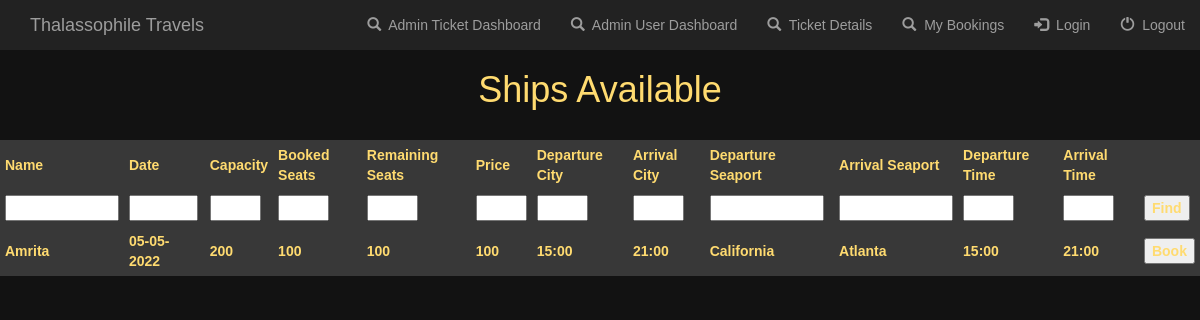
Page /ticketInfo/ on the earlier database version.
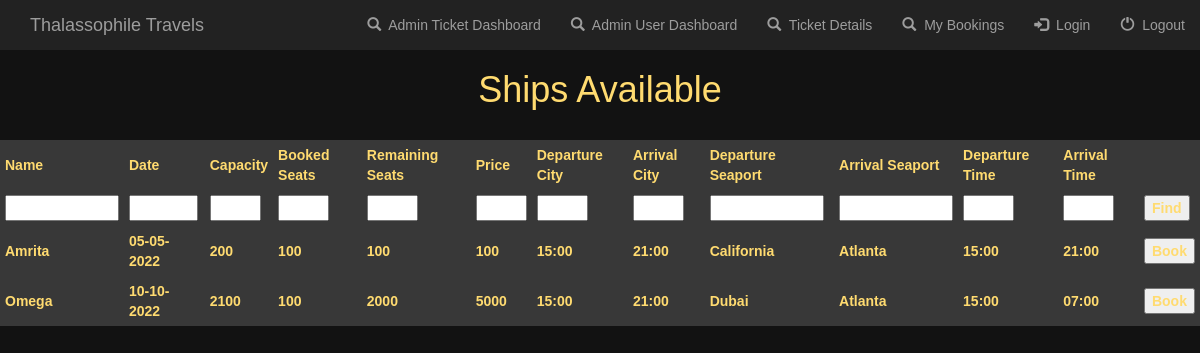
Same page on the later database version.
### MyRailApp/models.py (models this page shows)
class TicketItem(models.Model):
    ship_name = models.TextField()
    ship_date = models.TextField()
    ship_capacity = models.IntegerField()
    ship_booked_seats = models.IntegerField()
    ship_remained_seats = models.IntegerField()
    ship_price = models.TextField()
    depart_city = models.TextField()
    arrive_city = models.TextField()
    depart_seaport = models.TextField()
    arrive_seaport = models.TextField()
    depart_time = models.TextField()
    arrive_time = models.TextField()

### MyRailApp/views.py (the view)
# urls.py: path('ticketInfo/', ticket_info, name='ticketInfo'),
def ticket_info(request):
    all_ticket_items = TicketItem.objects.all()
    return render(request, 'TicketInfo.html', {'all_items': all_ticket_items})

### MyRailApp/templates/TicketInfo.html (shortened to what this page needs)
<!DOCTYPE html>
{% include 'navbar.html' %}
<html lang="en">
<head>
</head>
<body>
<h1 align="center">Ships Available</h1>
<table style="width:100%">
    <tr>
        <th>Name</th>
        <th>Date</th>
        <th>Capacity</th>
        <th>Booked Seats</th>
        <th>Remaining Seats</th>
        <th>Price</th>
        <th>Departure City</th>
        <th>Arrival City</th>
        <th>Departure Seaport</th>
        <th>Arrival Seaport</th>
        <th>Departure Time</th>
        <th>Arrival Time</th>
    </tr>
    <tr>
    <form action="/searchTicket/" method="post">{% csrf_token %}
        <label>
            <th><input name="search_ship_name" size="10"></th>
            <th><input name="search_ship_date" size="5"></th>
            <th><input name="search_ship_capacity" size="3"></th>
            <th><input name="search_ship_booked_seats" size="3"></th>
            <th><input name="search_ship_remained_seats" size="3"></th>
            <th><input name="search_ship_price" size="3"></th>
            <th><input name="search_depart_city" size="3"></th>
            <th><input name="search_arrive_city" size="3"></th>
            <th><input name="search_depart_seaport" size="10"></th>
            <th><input name="search_arrive_seaport" size="10"></th>
            <th><input name="search_depart_time" size="3"></th>
            <th><input name="search_arrive_time" size="3"></th>
            <th colspan="1"><input type="submit" value="Find"/></th>
        </label>
    </form>
    </tr>
    {% for ticketInfo_item in all_items %}
    <tr>
        <th>{{ ticketInfo_item.ship_name }}</th>
        <th>{{ ticketInfo_item.ship_date }}</th>
        <th>{{ ticketInfo_item.ship_capacity }}</th>
        <th>{{ ticketInfo_item.ship_booked_seats }}</th>
        <th>{{ ticketInfo_item.ship_remained_seats }}</th>
        <th>{{ ticketInfo_item.ship_price }}</th>
        <th>{{ ticketInfo_item.depart_city }}</th>
        <th>{{ ticketInfo_item.arrive_city }}</th>
        <th>{{ ticketInfo_item.depart_seaport }}</th>
        <th>{{ ticketInfo_item.arrive_seaport }}</th>
        <th>{{ ticketInfo_item.depart_time }}</th>
        <th>{{ ticketInfo_item.arrive_time }}</th>
        <form action="/preBookTicket/{{ticketInfo_item.id}}" method="post">{% csrf_token %}
            <th><input type="submit" value="Book"></th>
        </form>
    </tr>
    {% endfor %}
</table>
</body>
</html>

### templates/navbar.html
{% load static %}
<head>
    <link rel="stylesheet" href="https://maxcdn.bootstrapcdn.com/bootstrap/3.3.6/css/bootstrap.min.css">
</head>
<nav class="nav navbar-inverse">
    <div class="container-fluid">
        <div class="navbar-header">
            <a class="navbar-brand" href="{% url 'index' %}">Thalassophile Travels</a>
        </div>
        <ul class="nav navbar-nav navbar-right">
            <li>
                <a href="{% url 'adminTicketInfo' %}">
                    <span class="glyphicon glyphicon-search" aria-hidden="true"></span>&nbsp; Admin Ticket Dashboard
                </a>
            </li>
            <li>
                <a href="{% url 'adminUserInfo' %}">
                    <span class="glyphicon glyphicon-search" aria-hidden="true"></span>&nbsp; Admin User Dashboard
                </a>
            </li>
            <li>
                <a href="{% url 'ticketInfo' %}">
                    <span class="glyphicon glyphicon-search" aria-hidden="true"></span>&nbsp; Ticket Details
                </a>
            </li>
            <li>
                <a href="{% url 'myTicketInfo' %}">
                    <span class="glyphicon glyphicon-search" aria-hidden="true"></span>&nbsp; My Bookings
                </a>
            </li>
            <li>
                {% block login_display %}
                <a href="{% url 'login' %}">
                    <span class="glyphicon glyphicon-log-in" aria-hidden="true"></span>&nbsp; Login
                </a>
                {% endblock %}
            </li>
            <li>
                <a href="{% url 'logout' %}">
                    <span class="glyphicon glyphicon-off" aria-hidden="true"></span>&nbsp; Logout
                </a>
            </li>
        </ul>
  </div>
</nav>

### MyRailApp/templates/TicketInfo.html (style rules this page uses)
body,html { margin: 0; padding: 0; height: 100%; background: hsl(0, 0%, 7%) !important; font-family: 'Poppins', sans-serif; color: hsl(45, 100%, 72%); }
form { font-family: 'Poppins', sans-serif; }
table { font-family: 'Poppins', sans-serif; background-color: hsl(0, 0%, 22%); }
table, th, td { font-family: 'Poppins', sans-serif; border: 1px hsl(45, 100%, 72%); border-collapse: collapse; }
th, td { font-family: 'Poppins', sans-serif; padding: 5px; text-align: left; }

Differences in the rows shown:
added TicketItem: ship_name "Omega", ship_date "10-10-2022", ship_capacity "2100", ship_booked_seats "100", ship_remained_seats "2000", ship_price "5000", depart_city "15:00", arrive_city "21:00", depart_seaport "Dubai", arrive_seaport "Atlanta", depart_time "15:00", arrive_time "07:00"
